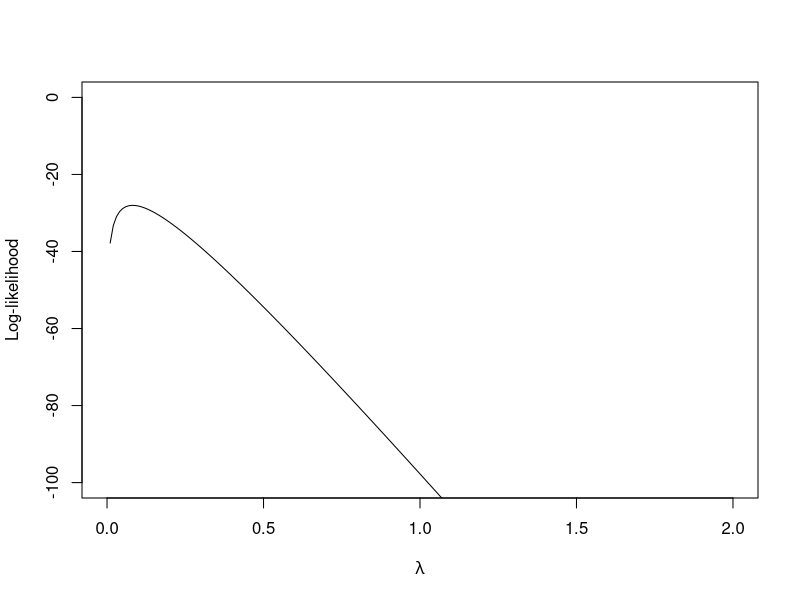

Recreate this plot in R.
options(repr.plot.width=4, repr.plot.height=3)

#six independent observations for waiting times 
obs <- c(8.75, 10.20, 15.29, 7.89, 7.04, 12.04, 19.04, 17.50)
n <- length(obs)

#possible values for the parameter lambda
lambda <- seq(0, 2, 0.01)

#plot the log-likelihood
plot(lambda, n*log(lambda) - lambda*sum(obs), type="l", xlab= expression(lambda), ylim=c(-100,0),ylab="Log-likelihood")

1/mean(obs)
